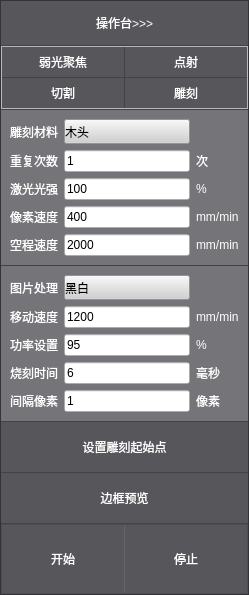
<?xml version="1.0" encoding="UTF-8"?>
<ui version="4.0">
 <class>BC_ExpertForm</class>
 <widget class="QWidget" name="BC_ExpertForm">
  <property name="geometry">
   <rect>
    <x>0</x>
    <y>0</y>
    <width>249</width>
    <height>595</height>
   </rect>
  </property>
  <property name="focusPolicy">
   <enum>Qt::ClickFocus</enum>
  </property>
  <property name="windowTitle">
   <string>Form</string>
  </property>
  <layout class="QVBoxLayout" name="verticalLayout">
   <property name="spacing">
    <number>0</number>
   </property>
   <property name="leftMargin">
    <number>0</number>
   </property>
   <property name="topMargin">
    <number>0</number>
   </property>
   <property name="rightMargin">
    <number>0</number>
   </property>
   <property name="bottomMargin">
    <number>0</number>
   </property>
   <item>
    <widget class="QFrame" name="framePannel">
     <property name="styleSheet">
      <string notr="true">QFrame#framePannel {
	
	background-color: rgb(67, 66, 71);
}

QFrame#framePannel QLabel{	
	color: rgb(255, 255, 255);
	font: 9pt &quot;微软雅黑&quot;;
}
QFrame#framePannel QProgressBar{	
	color: rgb(255, 255, 255);
	font: 9pt &quot;微软雅黑&quot;;
}
QFrame#framePrint{
	
	background-color: rgb(101, 101, 101);
}
QFrame#frameControl{
	border:none;
	background-color: rgb(117, 117, 121);
}
QFrame#frameCarving{
	border:none;
	background-color: rgb(117, 117, 121);
}
QFrame#frameOperation{
	border:none;
	background-color: rgb(117, 117, 121);
}

QSlider {
	max-width:50px;
    padding: 2px;
    height: 40px;
	background-color: rgb(87, 87, 91);
	
	font: 9pt &quot;微软雅黑&quot;;
	color: rgb(255, 255, 255);
}

QSlider::groove:horizontal {
    subcontrol-origin: content;
    
	background-color: rgb(87, 87, 91);
    height: 26px;
}

QSlider::handle:horizontal {
    background-color: rgb(250, 250, 250);
    width: 26px;
	height:26px;
    border-radius: 13px;
    
}

QSlider::sub-page:horizontal {
    
	background-color: rgb(126, 126, 126);
    margin: 1px;
    border-radius: 5px;
}

QSlider::add-page:horizontal {
    background-color: rgb(126, 126, 126);
    margin: 1px;
    border-radius: 5px;
}



QFrame#framePannel QPushButton{
	border:none;
	
	background-color: rgb(87, 86, 91);
	color: rgb(255, 255, 255);
	font: 9pt &quot;微软雅黑&quot;;
}



QFrame#framePannel QPushButton:hover{
	border:none;
	color: rgb(255, 255, 255);
	font: 9pt &quot;微软雅黑&quot;;
	background-color: rgb(107, 106, 101);
}
QFrame#framePannel QPushButton:pressed{
	border:none;
	color: rgb(255, 255, 255);
	font: 9pt &quot;微软雅黑&quot;;
	background-color: rgb(59, 58, 63);
}
QFrame#framePannel QPushButton:disabled{
	border:none;
	color: rgb(255, 255, 255);
	font: 9pt &quot;微软雅黑&quot;;
	background-color: rgb(130, 130, 130);
}


QComboBox
{
	background-color: rgb(207, 207, 208);
    spacing: 5px; /* indicator 和 text 的间隔 */
}
QComboBox::drop-down {
    subcontrol-origin: padding;
    subcontrol-position: top right;
    width: 20px;
	border:none;
	padding:3px;
}

QComboBox::down-arrow {
    
	image: url(:/Source/icon/dropdown.png);
}

</string>
     </property>
     <property name="frameShape">
      <enum>QFrame::StyledPanel</enum>
     </property>
     <property name="frameShadow">
      <enum>QFrame::Raised</enum>
     </property>
     <layout class="QVBoxLayout" name="verticalLayout_2" stretch="7,10,24,24,5,5,11">
      <property name="spacing">
       <number>1</number>
      </property>
      <property name="leftMargin">
       <number>0</number>
      </property>
      <property name="topMargin">
       <number>0</number>
      </property>
      <property name="rightMargin">
       <number>0</number>
      </property>
      <property name="bottomMargin">
       <number>0</number>
      </property>
      <item>
       <widget class="QFrame" name="frameOperation">
        <property name="sizePolicy">
         <sizepolicy hsizetype="Preferred" vsizetype="Expanding">
          <horstretch>0</horstretch>
          <verstretch>0</verstretch>
         </sizepolicy>
        </property>
        <property name="frameShape">
         <enum>QFrame::StyledPanel</enum>
        </property>
        <property name="frameShadow">
         <enum>QFrame::Raised</enum>
        </property>
        <layout class="QHBoxLayout" name="horizontalLayout_2">
         <property name="spacing">
          <number>0</number>
         </property>
         <property name="leftMargin">
          <number>0</number>
         </property>
         <property name="topMargin">
          <number>0</number>
         </property>
         <property name="rightMargin">
          <number>0</number>
         </property>
         <property name="bottomMargin">
          <number>0</number>
         </property>
         <item>
          <widget class="QPushButton" name="btnOpenPanel">
           <property name="sizePolicy">
            <sizepolicy hsizetype="Minimum" vsizetype="Expanding">
             <horstretch>0</horstretch>
             <verstretch>0</verstretch>
            </sizepolicy>
           </property>
           <property name="minimumSize">
            <size>
             <width>0</width>
             <height>0</height>
            </size>
           </property>
           <property name="text">
            <string>操作台&gt;&gt;&gt;</string>
           </property>
          </widget>
         </item>
        </layout>
       </widget>
      </item>
      <item>
       <widget class="QFrame" name="frame">
        <property name="sizePolicy">
         <sizepolicy hsizetype="Preferred" vsizetype="Expanding">
          <horstretch>0</horstretch>
          <verstretch>0</verstretch>
         </sizepolicy>
        </property>
        <property name="maximumSize">
         <size>
          <width>16777215</width>
          <height>111</height>
         </size>
        </property>
        <property name="frameShape">
         <enum>QFrame::StyledPanel</enum>
        </property>
        <property name="frameShadow">
         <enum>QFrame::Raised</enum>
        </property>
        <layout class="QGridLayout" name="gridLayout">
         <property name="leftMargin">
          <number>0</number>
         </property>
         <property name="topMargin">
          <number>0</number>
         </property>
         <property name="rightMargin">
          <number>0</number>
         </property>
         <property name="bottomMargin">
          <number>0</number>
         </property>
         <property name="spacing">
          <number>1</number>
         </property>
         <item row="0" column="1">
          <widget class="QPushButton" name="btnPointLaser">
           <property name="sizePolicy">
            <sizepolicy hsizetype="Minimum" vsizetype="Expanding">
             <horstretch>0</horstretch>
             <verstretch>0</verstretch>
            </sizepolicy>
           </property>
           <property name="text">
            <string>点射</string>
           </property>
          </widget>
         </item>
         <item row="1" column="0">
          <widget class="QPushButton" name="btnSlicer">
           <property name="sizePolicy">
            <sizepolicy hsizetype="Minimum" vsizetype="Expanding">
             <horstretch>0</horstretch>
             <verstretch>0</verstretch>
            </sizepolicy>
           </property>
           <property name="text">
            <string>切割</string>
           </property>
          </widget>
         </item>
         <item row="1" column="1">
          <widget class="QPushButton" name="btnCarve">
           <property name="sizePolicy">
            <sizepolicy hsizetype="Minimum" vsizetype="Expanding">
             <horstretch>0</horstretch>
             <verstretch>0</verstretch>
            </sizepolicy>
           </property>
           <property name="text">
            <string>雕刻</string>
           </property>
          </widget>
         </item>
         <item row="0" column="0">
          <widget class="QPushButton" name="btnPower">
           <property name="sizePolicy">
            <sizepolicy hsizetype="Minimum" vsizetype="Expanding">
             <horstretch>0</horstretch>
             <verstretch>0</verstretch>
            </sizepolicy>
           </property>
           <property name="text">
            <string>弱光聚焦</string>
           </property>
          </widget>
         </item>
        </layout>
       </widget>
      </item>
      <item>
       <widget class="QFrame" name="frameControl">
        <property name="sizePolicy">
         <sizepolicy hsizetype="Preferred" vsizetype="Expanding">
          <horstretch>0</horstretch>
          <verstretch>0</verstretch>
         </sizepolicy>
        </property>
        <property name="frameShape">
         <enum>QFrame::StyledPanel</enum>
        </property>
        <property name="frameShadow">
         <enum>QFrame::Raised</enum>
        </property>
        <layout class="QGridLayout" name="gridLayout_2">
         <item row="1" column="0">
          <widget class="QLabel" name="label">
           <property name="text">
            <string>雕刻材料</string>
           </property>
          </widget>
         </item>
         <item row="5" column="1">
          <widget class="QLineEdit" name="lineEditSpaceSpeed">
           <property name="text">
            <string>2000</string>
           </property>
          </widget>
         </item>
         <item row="5" column="2">
          <widget class="QLabel" name="label_8">
           <property name="text">
            <string>mm/min</string>
           </property>
          </widget>
         </item>
         <item row="3" column="1">
          <widget class="QLineEdit" name="lineEditPower">
           <property name="text">
            <string>100</string>
           </property>
          </widget>
         </item>
         <item row="2" column="2">
          <widget class="QLabel" name="label_6">
           <property name="text">
            <string>次</string>
           </property>
          </widget>
         </item>
         <item row="2" column="0">
          <widget class="QLabel" name="label_2">
           <property name="text">
            <string>重复次数</string>
           </property>
          </widget>
         </item>
         <item row="3" column="2">
          <widget class="QLabel" name="label_10">
           <property name="text">
            <string>%</string>
           </property>
          </widget>
         </item>
         <item row="2" column="1">
          <widget class="QLineEdit" name="lineEditRepeat">
           <property name="text">
            <string>1</string>
           </property>
          </widget>
         </item>
         <item row="4" column="1">
          <widget class="QLineEdit" name="lineEditPixSpeed">
           <property name="text">
            <string>400</string>
           </property>
          </widget>
         </item>
         <item row="3" column="0">
          <widget class="QLabel" name="label_3">
           <property name="text">
            <string>激光光强</string>
           </property>
          </widget>
         </item>
         <item row="4" column="0">
          <widget class="QLabel" name="label_4">
           <property name="text">
            <string>像素速度</string>
           </property>
          </widget>
         </item>
         <item row="4" column="2">
          <widget class="QLabel" name="label_7">
           <property name="text">
            <string>mm/min</string>
           </property>
          </widget>
         </item>
         <item row="1" column="1">
          <widget class="QComboBox" name="comboMaterial">
           <property name="minimumSize">
            <size>
             <width>0</width>
             <height>25</height>
            </size>
           </property>
           <property name="focusPolicy">
            <enum>Qt::NoFocus</enum>
           </property>
           <item>
            <property name="text">
             <string>木头</string>
            </property>
           </item>
           <item>
            <property name="text">
             <string>皮革</string>
            </property>
           </item>
           <item>
            <property name="text">
             <string>纸张</string>
            </property>
           </item>
          </widget>
         </item>
         <item row="5" column="0">
          <widget class="QLabel" name="label_5">
           <property name="text">
            <string>空程速度</string>
           </property>
          </widget>
         </item>
        </layout>
       </widget>
      </item>
      <item>
       <widget class="QFrame" name="frameCarving">
        <property name="frameShape">
         <enum>QFrame::StyledPanel</enum>
        </property>
        <property name="frameShadow">
         <enum>QFrame::Raised</enum>
        </property>
        <layout class="QGridLayout" name="gridLayout_3">
         <item row="1" column="2">
          <widget class="QLabel" name="label_11">
           <property name="text">
            <string>mm/min</string>
           </property>
          </widget>
         </item>
         <item row="1" column="0">
          <widget class="QLabel" name="label_9">
           <property name="text">
            <string>移动速度</string>
           </property>
          </widget>
         </item>
         <item row="3" column="0">
          <widget class="QLabel" name="label_13">
           <property name="text">
            <string>烧刻时间</string>
           </property>
          </widget>
         </item>
         <item row="1" column="1">
          <widget class="QLineEdit" name="lineEditCarvSpeed">
           <property name="text">
            <string>1200</string>
           </property>
          </widget>
         </item>
         <item row="2" column="1">
          <widget class="QLineEdit" name="lineEditCarvPiwer">
           <property name="text">
            <string>95</string>
           </property>
          </widget>
         </item>
         <item row="4" column="1">
          <widget class="QLineEdit" name="lineEditCarvPixcel">
           <property name="text">
            <string>1</string>
           </property>
          </widget>
         </item>
         <item row="2" column="0">
          <widget class="QLabel" name="label_12">
           <property name="text">
            <string>功率设置</string>
           </property>
          </widget>
         </item>
         <item row="4" column="2">
          <widget class="QLabel" name="label_17">
           <property name="text">
            <string>像素</string>
           </property>
          </widget>
         </item>
         <item row="3" column="1">
          <widget class="QLineEdit" name="lineEditCarvTime">
           <property name="text">
            <string>6</string>
           </property>
          </widget>
         </item>
         <item row="4" column="0">
          <widget class="QLabel" name="label_14">
           <property name="text">
            <string>间隔像素</string>
           </property>
          </widget>
         </item>
         <item row="3" column="2">
          <widget class="QLabel" name="label_16">
           <property name="text">
            <string>毫秒</string>
           </property>
          </widget>
         </item>
         <item row="2" column="2">
          <widget class="QLabel" name="label_15">
           <property name="text">
            <string>%</string>
           </property>
          </widget>
         </item>
         <item row="0" column="0">
          <widget class="QLabel" name="label_18">
           <property name="text">
            <string>图片处理</string>
           </property>
          </widget>
         </item>
         <item row="0" column="1">
          <widget class="QComboBox" name="comboBoxPicType">
           <property name="minimumSize">
            <size>
             <width>0</width>
             <height>25</height>
            </size>
           </property>
           <item>
            <property name="text">
             <string>黑白</string>
            </property>
           </item>
           <item>
            <property name="text">
             <string>灰度</string>
            </property>
           </item>
          </widget>
         </item>
        </layout>
       </widget>
      </item>
      <item>
       <widget class="QPushButton" name="btnSetHome">
        <property name="sizePolicy">
         <sizepolicy hsizetype="Minimum" vsizetype="Expanding">
          <horstretch>0</horstretch>
          <verstretch>0</verstretch>
         </sizepolicy>
        </property>
        <property name="minimumSize">
         <size>
          <width>0</width>
          <height>50</height>
         </size>
        </property>
        <property name="text">
         <string>设置雕刻起始点</string>
        </property>
       </widget>
      </item>
      <item>
       <widget class="QPushButton" name="btnPreview">
        <property name="sizePolicy">
         <sizepolicy hsizetype="Minimum" vsizetype="Expanding">
          <horstretch>0</horstretch>
          <verstretch>0</verstretch>
         </sizepolicy>
        </property>
        <property name="minimumSize">
         <size>
          <width>0</width>
          <height>50</height>
         </size>
        </property>
        <property name="text">
         <string>边框预览</string>
        </property>
       </widget>
      </item>
      <item>
       <widget class="QFrame" name="framePrint">
        <property name="sizePolicy">
         <sizepolicy hsizetype="Preferred" vsizetype="Expanding">
          <horstretch>0</horstretch>
          <verstretch>0</verstretch>
         </sizepolicy>
        </property>
        <property name="frameShape">
         <enum>QFrame::StyledPanel</enum>
        </property>
        <property name="frameShadow">
         <enum>QFrame::Raised</enum>
        </property>
        <layout class="QHBoxLayout" name="horizontalLayout_3">
         <property name="spacing">
          <number>1</number>
         </property>
         <property name="leftMargin">
          <number>0</number>
         </property>
         <property name="topMargin">
          <number>0</number>
         </property>
         <property name="rightMargin">
          <number>0</number>
         </property>
         <property name="bottomMargin">
          <number>0</number>
         </property>
         <item>
          <widget class="QPushButton" name="btnStart">
           <property name="sizePolicy">
            <sizepolicy hsizetype="Expanding" vsizetype="Expanding">
             <horstretch>0</horstretch>
             <verstretch>0</verstretch>
            </sizepolicy>
           </property>
           <property name="minimumSize">
            <size>
             <width>0</width>
             <height>50</height>
            </size>
           </property>
           <property name="maximumSize">
            <size>
             <width>16777215</width>
             <height>96666</height>
            </size>
           </property>
           <property name="text">
            <string>开始</string>
           </property>
           <property name="icon">
            <iconset resource="../icon.qrc">
             <normaloff>:/Source/icon/print_begin.png</normaloff>:/Source/icon/print_begin.png</iconset>
           </property>
          </widget>
         </item>
         <item>
          <widget class="QPushButton" name="btnStop">
           <property name="sizePolicy">
            <sizepolicy hsizetype="Expanding" vsizetype="Expanding">
             <horstretch>0</horstretch>
             <verstretch>0</verstretch>
            </sizepolicy>
           </property>
           <property name="minimumSize">
            <size>
             <width>0</width>
             <height>50</height>
            </size>
           </property>
           <property name="maximumSize">
            <size>
             <width>16777215</width>
             <height>9666</height>
            </size>
           </property>
           <property name="text">
            <string>停止</string>
           </property>
           <property name="icon">
            <iconset resource="../icon.qrc">
             <normaloff>:/Source/icon/print_cancle.png</normaloff>:/Source/icon/print_cancle.png</iconset>
           </property>
          </widget>
         </item>
        </layout>
       </widget>
      </item>
     </layout>
    </widget>
   </item>
  </layout>
 </widget>
 <resources>
  <include location="../icon.qrc"/>
 </resources>
 <connections/>
</ui>
